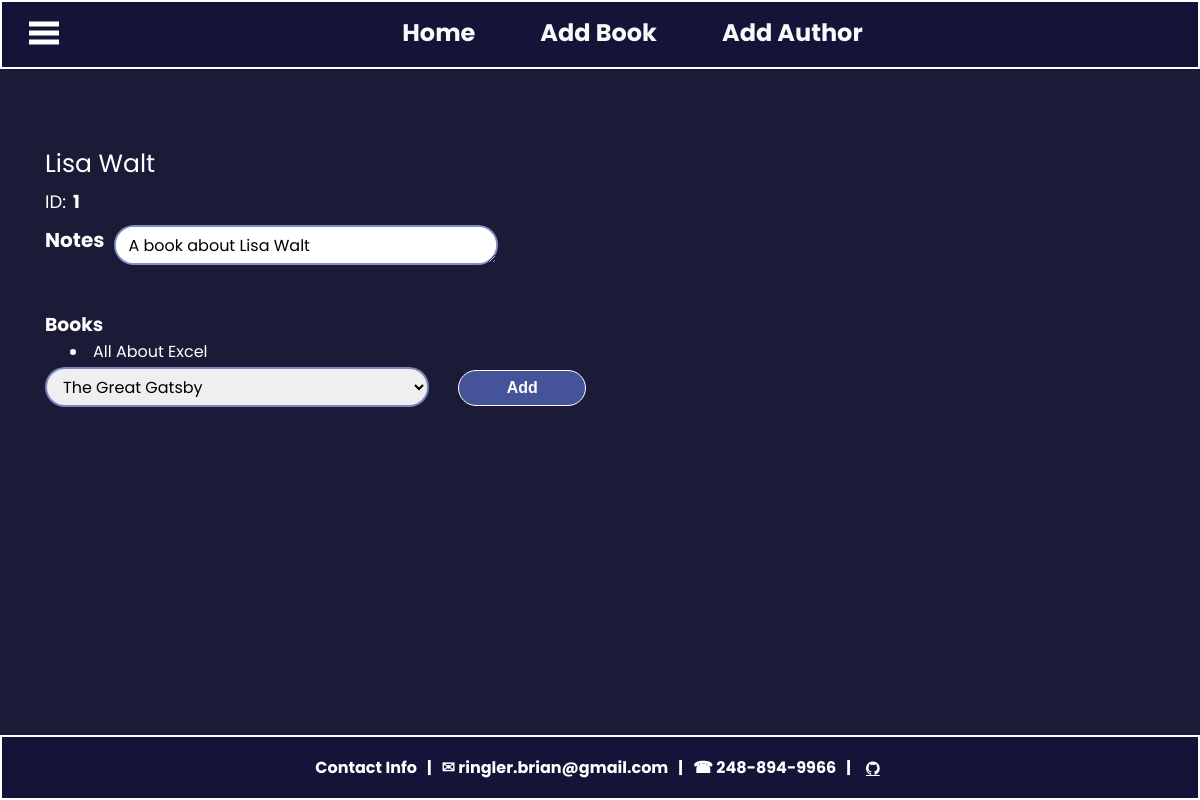
/author/author-details/1/, run on the app's committed database.
### books_auths_app/models.py (models this page shows, shortened)
class Author(models.Model):
    first_name = models.CharField(max_length=255)
    last_name = models.CharField(max_length=255)
    notes = models.TextField(null=True)
    books = models.ManyToManyField(Book, related_name="authors")
    created_at = models.DateTimeField(auto_now_add=True)
    updated_at = models.DateTimeField(auto_now=True)

class Book(models.Model):
    title = models.CharField(max_length=255)
    desc = models.TextField()
    created_at = models.DateTimeField(auto_now_add=True)
    updated_at = models.DateTimeField(auto_now=True)

### books_auths_app/views.py (the view)
# urls.py: path('author/author-details/<int:id>/', views.author_detail_view, name='author_details'),
def author_detail_view(request, id):
    author = Author.objects.get(id=id)
    context = {
        'author_details' : Author.objects.get(id=id),
        'books_for_auth' : author.books.all(),
        'all_books' : Book.objects.exclude(authors=id)
    }
    return render(request, 'author_details.html', context)

### books_auths_app/templates/author_details.html (shortened to what this page needs)
{% extends "base.html" %}
{% block content %}
<form action="/add-book-auth/" method="POST" name="add-book-auth-frm" class="auth-details-wrapper">
    <div class="auth-details">
        <p class="auth-title">{{ author_details.first_name }} {{ author_details.last_name }}</p>
        <p class="id-auth">ID:<span>{{ author_details.id }}</span></p>
        <div class="desc-wrapper">
            <label for="auth-desc">Notes</label>
            <textarea name="auth-description" id="auth-desc" cols="55" rows="10">{{ author_details.notes }}</textarea>
        </div>
    </div>
    <div class="book-for-auth">
        <ul>
            <li><h3>Books</h3></li>
            {% for book in books_for_auth %}
                <li class="book">{{ book.title }}</li>
            {% endfor %}
        </ul>
    </div>
    <div class="selected-book">
        <select name="books">
            {% for book in all_books %}
                <option name="books" value="{{ book.id }}">
                    {{ book.title }}
                </option>
            {% endfor %}
        </select>
        <input type="submit" id="add-book-btn" value="Add">
    </div>
</form>
{% endblock %}

### books_auths_app/static/css/base.css (style rules this page uses)
* { margin: 0; padding: 0; box-sizing: border-box; }
body { height: 100%; font-family: 'Poppins', sans-serif; background-color: #1b1b38; color: white; }
input[type="text"], textarea, select { border-radius: 25px; border: 2px solid rgb(10, 32, 143,.5); padding: 6px 12px; margin-bottom: 20px; height: 2.5rem; width: 24rem; font-size: 1.0rem; font-family: 'Poppins', sans-serif; resize: vertical; }
input[type="submit"], button { height: 2.25rem; width: 8rem; font-size: 1.0rem; font-weight: bold; margin: 25px 0 10px 25px; border: 1px solid white; border-radius: 25px; background-color:rgb(69, 83, 153); color: white; }

### books_auths_app/static/css/nav_bar.css (style rules this page uses)
* { margin: 0; padding: 0; box-sizing: border-box; }
li { list-style-type: none; color: white; }

### books_auths_app/static/css/index.css (style rules this page uses)
* { margin: 0; padding: 0; box-sizing: border-box; }

### books_auths_app/static/css/footer.css (style rules this page uses)
* { margin: 0; padding: 0; box-sizing: border-box; }

### books_auths_app/static/css/add_book.css (style rules this page uses)
* { margin: 0; padding: 0; box-sizing: border-box; }
label { font-size: 20px; font-weight: bold; }
input[type="submit"] { margin: 0 0 25px 135px; left: 20px; }

### books_auths_app/static/css/add_author.css (style rules this page uses)
* { margin: 0; padding: 0; box-sizing: border-box; }
label { font-size: 20px; font-weight: bold; }
input[type="submit"] { margin: 0 0 25px 135px; left: 20px; }

### books_auths_app/static/css/book_details.css (style rules this page uses)
* { margin: 0; padding: 0; box-sizing: border-box; }
span { margin-left: 7px; font-weight: bold; }
.desc-wrapper { display: flex; flex-flow: row; justify-content: flex-start; margin-bottom: 25px; margin-top: 10px; }
textarea { margin-left: 10px; }
input[type="submit"] { margin: 0 0 0 25px; }

### books_auths_app/static/css/author_details.css (style rules this page uses)
* { margin: 0; padding: 0; box-sizing: border-box; }
.auth-details-wrapper { display: flex; flex-flow: column; align-items: flex-start; margin-top: 145px; margin-left: 45px; }
.auth-title { font-size: 25px; margin-bottom: 5px; }
.id-auth { margin-bottom: 5px; margin-bottom: 5px; font-size: 18px; }
span { margin-left: 7px; font-weight: bold; }
.desc-wrapper { display: flex; flex-flow: row; justify-content: flex-start; margin-bottom: 25px; margin-top: 10px; }
textarea { margin-left: 10px; }
.book { list-style-type: disc; list-style-position: inside; padding-left: 25px; margin-bottom: 3px; }
input[type="submit"] { margin: 0 0 0 25px; }

### data on the page
Author: first_name "Lisa", last_name "Walt", id "1", auth-description "A book about Lisa Walt"
Book: title "All About Excel"

### other printed values
form field books "The Great Gatsby"
